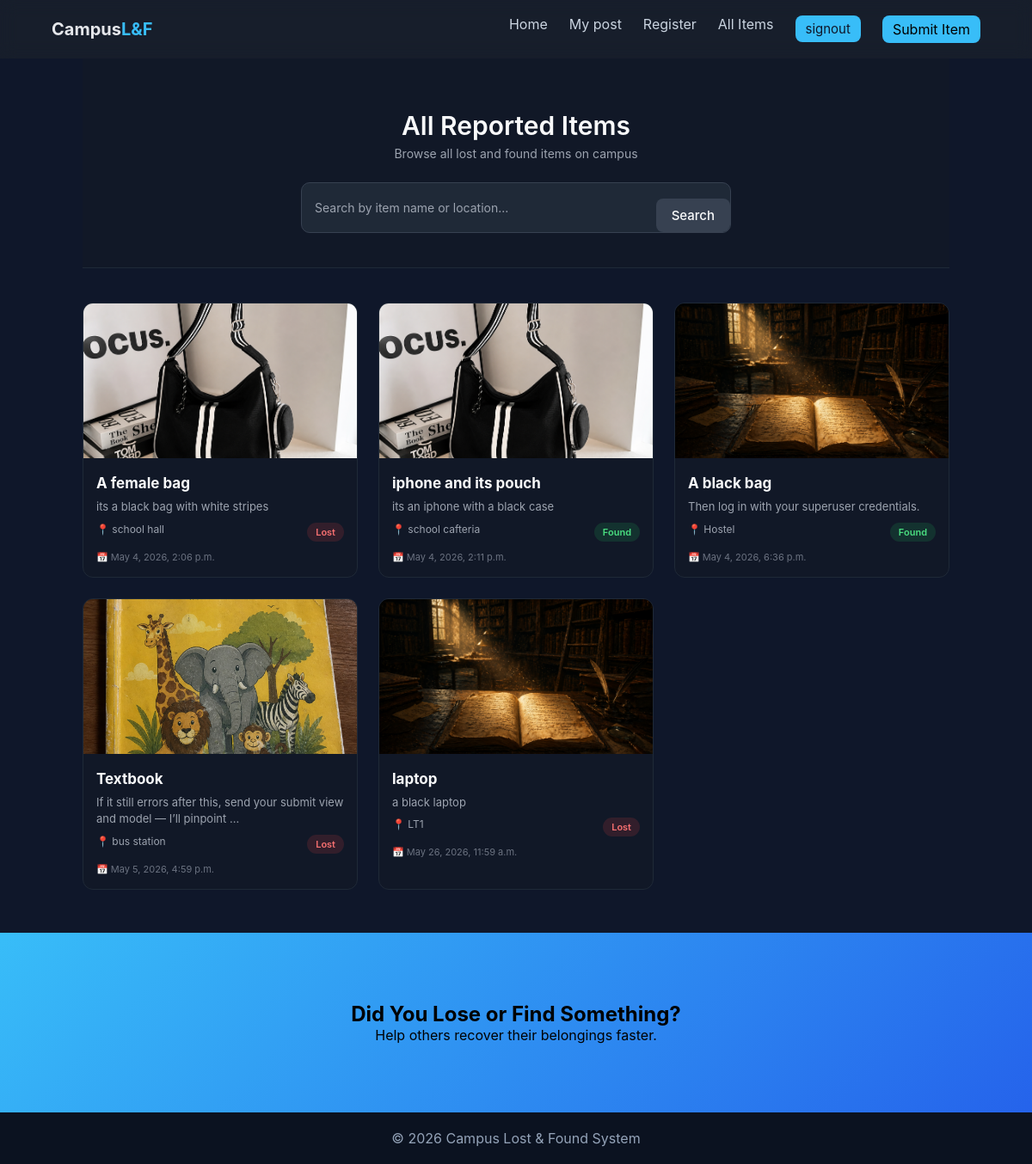
The app's page /items (signed in) with its own data.
### core/models.py (models this page shows)
class Submit(models.Model):
    name=models.CharField(max_length=300)
    gender_chioces=[('m','Male' ) ,  ('f' , "Female")]
    department=models.CharField(max_length=300)
    faculty=models.CharField(max_length=300)
    location=models.CharField(max_length=300)
    description_of_item=models.TextField()
    profile_pic=models.ImageField(upload_to="writers_pics")
    status=models.CharField( blank=True , null=True ,choices=[('Lost', 'Lost'),('Found', 'Found')])
    created_at=models.DateTimeField(auto_now_add=True)
    updated_at=models.DateTimeField(auto_now=True)
    item_name=models.CharField(max_length=300 ,blank=True ,null=True)
    user = models.ForeignKey(User, on_delete=models.CASCADE, null=True, blank=True)

### core/views.py (the view)
# urls.py: path('items',all_item,name='all_item_page'),
@login_required(login_url='/login')
def all_item(request):
    item_name = request.GET.get('item_name')
    if item_name:
        items = Submit.objects.filter(
            Q(item_name__icontains=item_name) |
            Q(location__icontains=item_name)  |
            Q(status__icontains=item_name)
        ).order_by('-created_at')
    else:
        items = Submit.objects.all()
    context = {
        "items": items
    }
    return render(request,"allitem.html",context)

### template/allitem.html
{% extends "base.html" %}
{% block content %}
<section class="all-items-section">
    <div class="all-items-header">
        <h2>All Reported Items</h2>
        <p>Browse all lost and found items on campus</p>
        <div class="search-bar">
            <form method="GET">
                <input type="text" name="item_name" placeholder="Search by item name or location...">
                <button type="submit">Search</button>
            </form>
        </div>
    </div>
    <div class="items-grid">
        {% for item in items %}
        <div class="item-card">
            {% if item.profile_pic %}
            <img src="{{ item.profile_pic.url }}" alt="item image">
            {% else %}
            <div class="no-image">No Image</div>
            {% endif %}
            <div class="item-content">
                <h3>{{ item.item_name }}</h3>
                <p class="desc">
                    {{ item.description_of_item|truncatechars:80 }}
                </p>
                <div class="meta">
                    <span>📍 {{ item.location }}</span>
                    <span class="status {{ item.status|lower }}">
                        {{ item.status }}
                    </span>
                </div>
                <small>📅 {{ item.created_at }}</small>
            </div>
        </div>
        {% endfor %}
    </div>
</section>
{% endblock %}

### template/base.html (shortened to what this page needs)
{% load static %}
<!DOCTYPE html>
<html lang="en">
<head>
    <link rel="stylesheet" href="{% static '/css/style.css' %}">
</head>
<body>
    <header class="navbar">
        <div class="logo">Campus<span>L&F</span></div>
        <nav id="navLinks" class="nav-links">
            <a href="{% url 'homepage' %}">Home</a>
            <a href="{% url 'my_posts' %}">My post</a>
            <a href="{% url 'register' %}">Register</a>
            <a href="{% url 'all_item_page' %}">All Items</a>
            {% if user.is_authenticated %}
            <form action="{% url 'signout' %}" method="POST">
                <button type="submit">signout</button>
            </form>
            {% else %}
            <form method="POST">
                {% csrf_token %}
                <button type="submit">login</button>
            </form>
            {% endif %}
            <a href="{% url 'submit_page' %}" class="btn-nav">Submit Item</a>
        </nav>
    </header>
    {% block content %}
    {% endblock content %}
    <section class="cta">
        <h2>Did You Lose or Find Something?</h2>
        <p>Help others recover their belongings faster.</p>
    </section>
    <footer>
        <p>© 2026 Campus Lost & Found System</p>
    </footer>
</body>
</html>

### static/css/style.css (style rules this page uses)
* { margin: 0; padding: 0; box-sizing: border-box; font-family: 'Inter', sans-serif; }
body { background: red; }
body { background: #0b1220; color: #e5e7eb; }
.navbar { display: flex; justify-content: space-between; align-items: center; padding: 18px 60px; background: rgba(255,255,255,0.05); backdrop-filter: blur(10px); position: sticky; top: 0; }
.logo { font-size: 20px; font-weight: 700; }
.logo span { color: #38bdf8; }
.nav-links { display: flex; gap: 25px; }
.nav-links a { text-decoration: none; color: #cbd5e1; transition: 0.3s; }
.btn-nav { background: #38bdf8; padding: 6px 12px; border-radius: 8px; color: #000 !important; }
.lost { background: #ef4444; color: white; }
.found { background: #22c55e; color: white; }
.cta { text-align: center; padding: 80px 20px; background: linear-gradient(135deg, #38bdf8, #2563eb); color: black; }
footer { text-align: center; padding: 20px; color: #94a3b8; }
::placeholder { color: #64748b; }
.all-items-section { padding: 0 8% 50px; background: #0f172a; min-height: 100vh; color: #e5e7eb; }
.all-items-header { text-align: center; padding: 60px 20px 40px; margin-bottom: 40px; background: #111827; border-bottom: 1px solid #1f2937; }
.all-items-header h2 { font-size: 30px; font-weight: 600; color: #f9fafb; }
.all-items-header p { color: #9ca3af; font-size: 14px; margin-top: 6px; }
.items-grid { display: grid; grid-template-columns: repeat(auto-fit, minmax(260px, 1fr)); gap: 24px; }
.item-card { background: #111827; border-radius: 12px; border: 1px solid #1f2937; overflow: hidden; transition: 0.25s ease; }
.item-card img { width: 100%; height: 180px; object-fit: cover; }
.item-content { padding: 15px; }
.item-content h3 { font-size: 17px; color: #f9fafb; margin-bottom: 6px; }
.desc { font-size: 13px; color: #9ca3af; margin-bottom: 10px; line-height: 1.5; }
.meta { display: flex; justify-content: space-between; font-size: 12px; color: #9ca3af; margin-bottom: 6px; }
.status { padding: 4px 10px; border-radius: 999px; font-size: 11px; font-weight: 600; }
.status.lost { background: rgba(239, 68, 68, 0.15); color: #f87171; }
.status.found { background: rgba(34, 197, 94, 0.15); color: #4ade80; }
.item-content small { font-size: 11px; color: #6b7280; }
.search-bar { margin-top: 25px; display: flex; justify-content: center; }
.search-bar form { display: flex; background: #1f2937; border-radius: 10px; overflow: hidden; border: 1px solid #374151; width: 100%; max-width: 500px; }
.search-bar input { flex: 1; padding: 12px 15px; border: none; outline: none; background: transparent; color: #f9fafb; font-size: 14px; }
.search-bar input::placeholder { color: #9ca3af; }
.search-bar button { padding: 0 18px; border: none; background: #374151; color: #f9fafb; cursor: pointer; transition: 0.2s ease; font-weight: 500; }
.item-content h3 { color: #f9fafb; font-size: 17px; }
.desc { font-size: 13px; color: #9ca3af; margin: 8px 0; }
.meta { display: flex; justify-content: space-between; font-size: 12px; color: #9ca3af; }
.status { padding: 4px 10px; border-radius: 999px; font-size: 11px; }
form button { padding: 6px 12px; border: none; border-radius: 8px; background-color: #38bdf8; color: #0f172a; font-size: 15px; cursor: pointer; transition: 0.3s ease; }
form:last-child button { width: 100%; margin-top: 18px; }
form:first-child button { width: auto; padding: 10px 18px; }

### records on screen
Submit: profile_pic (picture), item_name "A female bag", description_of_item "its a black bag with white stripes", location "school hall", status "Lost", created_at "May 4, 2026, 2:06 p.m."
Submit: profile_pic (picture), item_name "iphone and its pouch", description_of_item "its an iphone with a black case", location "school cafteria", status "Found", created_at "May 4, 2026, 2:11 p.m."
Submit: profile_pic (picture), item_name "A black bag", description_of_item "Then log in with your superuser credentials.", location "Hostel", status "Found", created_at "May 4, 2026, 6:36 p.m."
Submit: profile_pic (picture), item_name "Textbook", description_of_item "If it still errors after this, send your submit view and model — I’ll pinpoint …", location "bus station", status "Lost", created_at "May 5, 2026, 4:59 p.m."
Submit: profile_pic (picture), item_name "laptop", description_of_item "a black laptop", location "LT1", status "Lost", created_at "May 26, 2026, 11:59 a.m."
